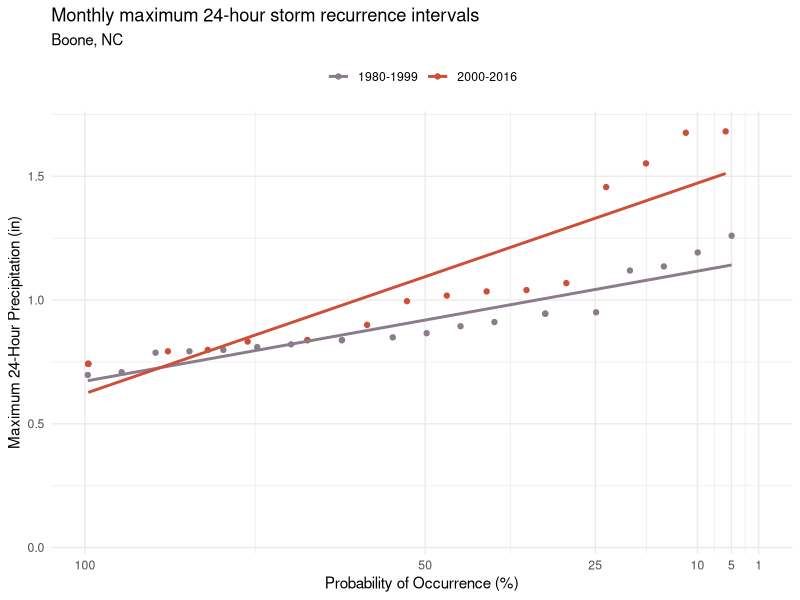
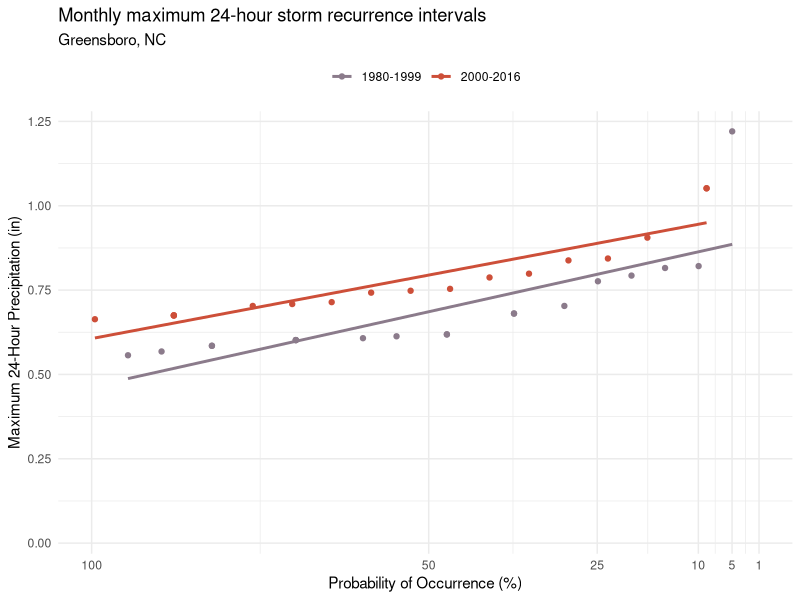
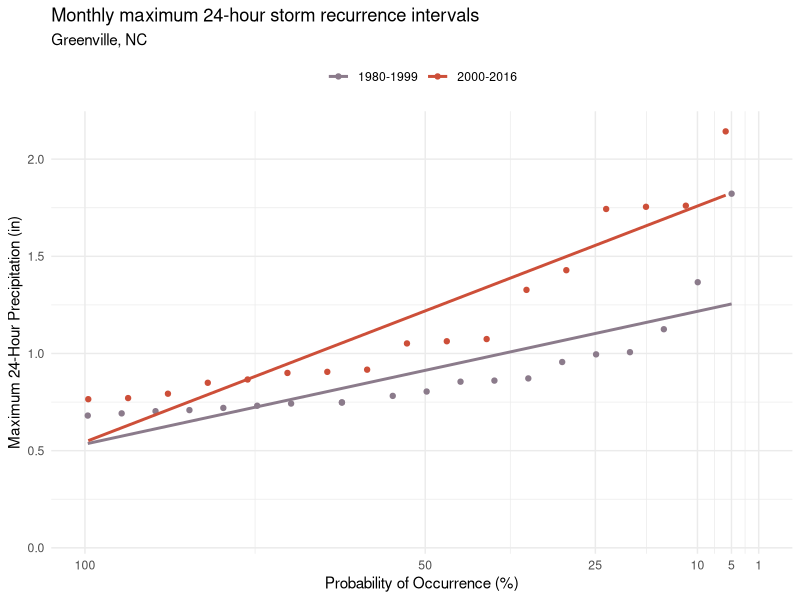
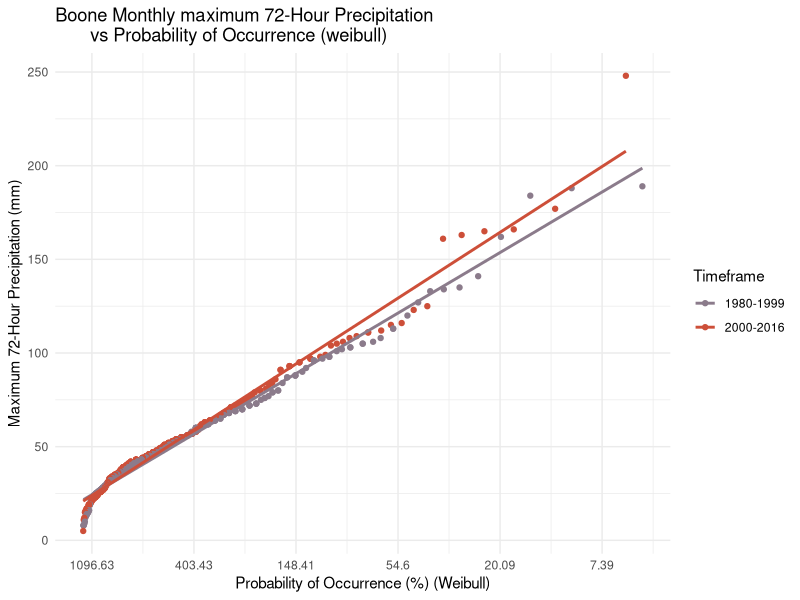
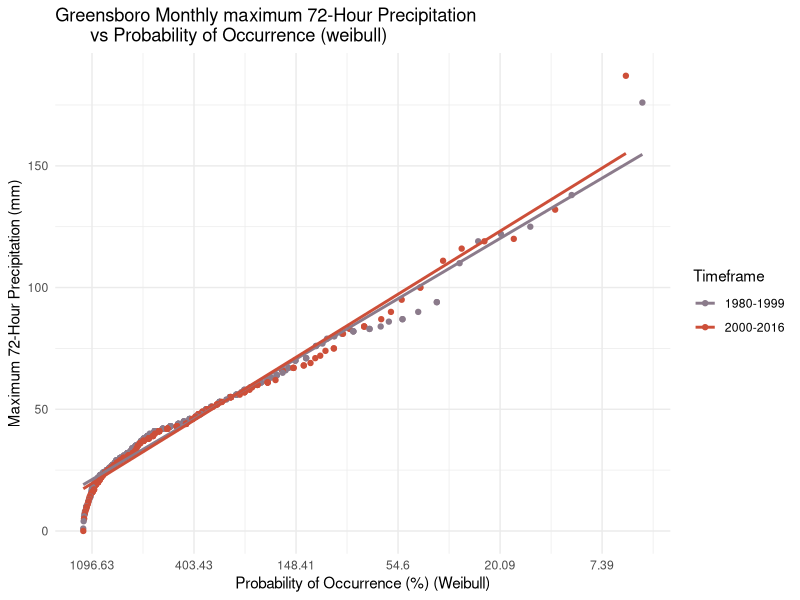
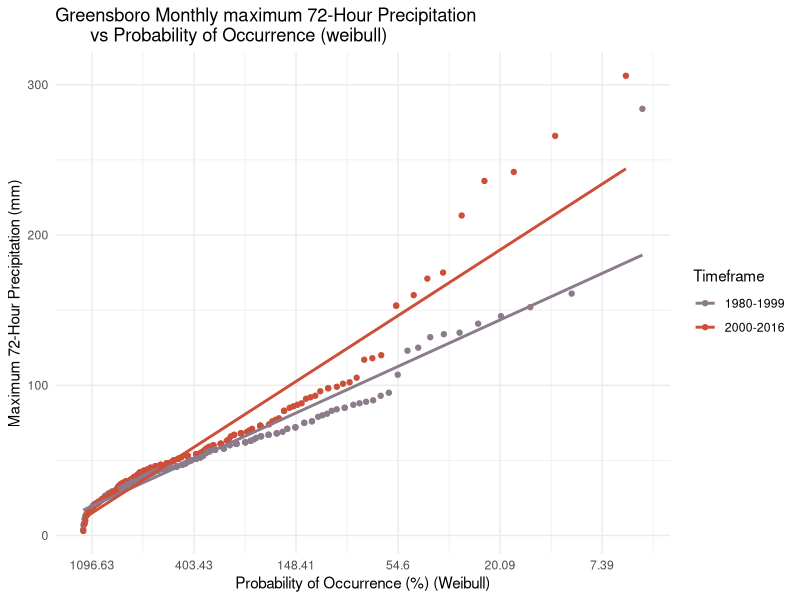
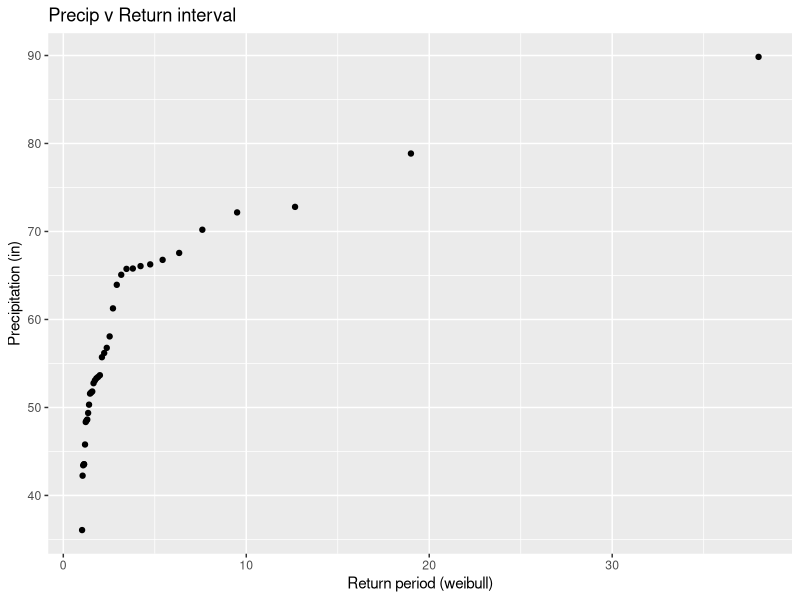
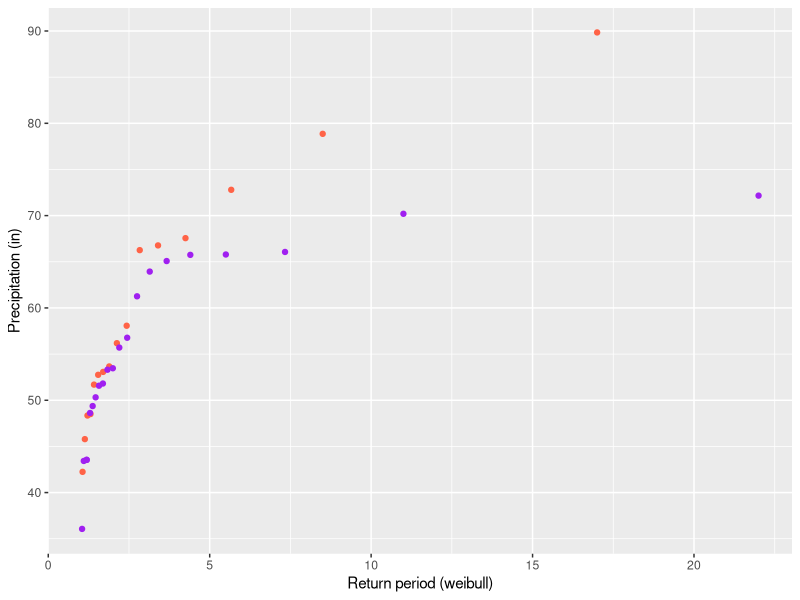

Write the R code that produced these figures, in order. (Note: this script raises an error after producing the figures.)
## ---- chunk 1
# load packages
library(readxl)
library(dplyr)
library(tidyverse)
library(zoo)
library(ggplot2)

# read in raw data
Greensboro_raw <- read_excel("Data/Hydrology_memo_2.xlsx", 
    sheet = "Greensboro_daily_precip_1980-pr", 
    col_types = c("date", "text", "numeric", 
        "numeric", "numeric"), na = "NaN")

Boone_raw <- read_excel("Data/Hydrology_memo_2.xlsx", 
    sheet = "Boone_daily_precip_1980-present", 
    col_types = c("date", "text", "numeric", 
        "numeric", "numeric"), na = "NaN")

Greenville_raw <- read_excel("Data/Hydrology_memo_2.xlsx", 
    sheet = "Greenville_daily_precip_1980-pr", 
    col_types = c("date", "text", "numeric", 
        "numeric", "numeric"), na = "NaN")

Boone_raw$`Area Weighted Mean Precipitation (mm per day)` <- 
  as.numeric(Boone_raw$`Area Weighted Mean Precipitation (mm per day)`)

Greensboro_raw$`Area Weighted Mean Precipitation (mm per day)` <- 
  as.numeric(Greensboro_raw$`Area Weighted Mean Precipitation (mm per day)`)

Greenville_raw$`Area Weighted Mean Precipitation (mm per day)` <- 
  as.numeric(Greenville_raw$`Area Weighted Mean Precipitation (mm per day)`)
## ---- chunk 2
Boone_rolling_sum <- Boone_raw %>%
  # Remove NAs for leap year issues
  drop_na(`Area Weighted Mean Precipitation (mm per day)`) %>% 
  mutate(
    # Rolling sums
    rolling_48hr = rollapply(`Area Weighted Mean Precipitation (mm per day)`, 
                             width = 2, FUN = sum, fill = NA, align = 'right'),
    rolling_72hr = rollapply(`Area Weighted Mean Precipitation (mm per day)`,
                             width = 3, FUN = sum, fill = NA, align = 'right')
  )

Greensboro_rolling_sum <- Greensboro_raw %>%
  # Remove NAs for leap year issues
  drop_na(`Area Weighted Mean Precipitation (mm per day)`) %>% 
  mutate(
    # Rolling sums
    rolling_48hr = rollapply(`Area Weighted Mean Precipitation (mm per day)`, 
                             width = 2, FUN = sum, fill = NA, align = 'right'),
    rolling_72hr = rollapply(`Area Weighted Mean Precipitation (mm per day)`, 
                             width = 3, FUN = sum, fill = NA, align = 'right')
  )

Greenville_rolling_sum <- Greenville_raw %>% 
  # Remove NAs for leap year issues
  drop_na(`Area Weighted Mean Precipitation (mm per day)`) %>% 
  mutate(
    # Rolling sums
    rolling_48hr = rollapply(`Area Weighted Mean Precipitation (mm per day)`,
                             width = 2, FUN = sum, fill = NA, align = 'right'),
    rolling_72hr = rollapply(`Area Weighted Mean Precipitation (mm per day)`, 
                             width = 3, FUN = sum, fill = NA, align = 'right')
  )
## ---- chunk 3
# Boone
# Take a moving average over a 7 day window
Boone_24hr <- Boone_raw %>%
  drop_na(`Area Weighted Mean Precipitation (mm per day)`) %>%
  mutate(weekly_avg_24hr_precip = rollmean(
    `Area Weighted Mean Precipitation (mm per day)`, 
    k = 7, #weekly rolling average
    fill = NA, 
    align = "right"))

# find monthly avg and max for 24 hour events
Boone_24hr_monthlyavg <- Boone_24hr %>% 
  slice(-1, -2, -3, -4, -5, -6) %>% #skip first three rows bc NA
  group_by(year,month) %>% 
  summarize(max_24_mm = max(weekly_avg_24hr_precip),
            avg_24_mm = mean(weekly_avg_24hr_precip)) %>% 
  mutate(Timeframe = as.factor(ifelse(year>=2000,"2000-2016","1980-1999")))


# Greensboro
# Take a moving average over a 7 day window
Greensboro_24hr <- Greensboro_raw %>%
  drop_na(`Area Weighted Mean Precipitation (mm per day)`) %>%
  mutate(weekly_avg_24hr_precip = rollmean(
    `Area Weighted Mean Precipitation (mm per day)`,
    k = 7, 
    fill = NA, 
    align = "right"))

#find monthly avg and max for 24 hour events
Greensboro_24hr_monthlyavg <- Greensboro_24hr %>% 
  slice(-1, -2, -3, -4, -5, -6) %>% #skip first three rows bc NA
  group_by(year,month) %>% 
  summarize(max_24_mm = max(weekly_avg_24hr_precip),
            avg_24_mm = mean(weekly_avg_24hr_precip)) %>% 
  mutate(Timeframe = as.factor(ifelse(year>=2000,"2000-2016","1980-1999")))


# Greenville
# moving average over 7 day window
Greenville_24hr <- Greenville_raw %>%
  drop_na(`Area Weighted Mean Precipitation (mm per day)`) %>%
  mutate(weekly_avg_24hr_precip = rollmean(
    `Area Weighted Mean Precipitation (mm per day)`, 
    k = 7, 
    fill = NA, 
    align = "right"))

# find monthly avg and max for 24 hour events
Greenville_24hr_monthlyavg <- Greenville_24hr %>% 
  slice(-1, -2, -3, -4, -5, -6) %>% #skip first three rows bc NA
  group_by(year,month) %>% 
  summarize(max_24_mm = max(weekly_avg_24hr_precip),
            avg_24_mm = mean(weekly_avg_24hr_precip)) %>% 
  mutate(Timeframe = as.factor(ifelse(year>=2000,"2000-2016","1980-1999")))


## ---- chunk 4
# Rank events and calculate return periods
# Boone
Boone_recurrence_24hr <- Boone_24hr_monthlyavg %>% 
  group_by(Timeframe) %>% 
  arrange(desc(max_24_mm)) %>% 
  mutate(
    Rank = rank(-max_24_mm),
    weibull_return_24hr = ((n()+1)/Rank),
    weibull_return_24_year = weibull_return_24hr/12,
    weibull_percent_likelihood=(1/weibull_return_24_year)*100*12,
    weibull_percent_likelihood_yr=(1/weibull_return_24_year)*100,
    hazen_percent_likelihood = 100*(2*Rank-1)/(2*n()),
    hazen_percent_likelihood_yr = 12*100*(2*Rank-1)/(2*n()),
    hazen_return_24hr = 100/hazen_percent_likelihood,
    hazen_return_24hr_year = hazen_return_24hr/12,
    log_prob_occurence_hazen = log(hazen_percent_likelihood_yr),
    log_prob_occurence_weibull = log(weibull_percent_likelihood_yr)
  )

# Greensboro
Greensboro_recurrence_24hr <- Greensboro_24hr_monthlyavg %>% 
  group_by(Timeframe) %>% 
  arrange(desc(max_24_mm)) %>% 
  mutate(
    Rank = rank(-max_24_mm),
    weibull_return_24hr = ((n()+1)/Rank),
    weibull_return_24_year = weibull_return_24hr/12,
    weibull_percent_likelihood=(1/weibull_return_24_year)*100*12,
    weibull_percent_likelihood_yr=(1/weibull_return_24_year)*100,
    hazen_percent_likelihood = 100*(2*Rank-1)/(2*n()),
    hazen_percent_likelihood_yr = 12*100*(2*Rank-1)/(2*n()),
    hazen_return_24hr = 100/hazen_percent_likelihood,
    hazen_return_24hr_year = hazen_return_24hr/12,
    log_prob_occurence_hazen = log(hazen_percent_likelihood_yr),
    log_prob_occurence_weibull = log(weibull_percent_likelihood_yr)
  )

# Greenville
Greenville_recurrence_24hr <- Greenville_24hr_monthlyavg %>% 
  group_by(Timeframe) %>% 
  arrange(desc(max_24_mm)) %>% 
  mutate(
    Rank = rank(-max_24_mm),
    weibull_return_24hr = ((n()+1)/Rank),
    weibull_return_24_year = weibull_return_24hr/12,
    weibull_percent_likelihood=(1/weibull_return_24_year)*100*12,
    weibull_percent_likelihood_yr=(1/weibull_return_24_year)*100,
    hazen_percent_likelihood = 100*(2*Rank-1)/(2*n()),
    hazen_percent_likelihood_yr = 12*100*(2*Rank-1)/(2*n()),
    hazen_return_24hr = 100/hazen_percent_likelihood,
    hazen_return_24hr_year = hazen_return_24hr/12,
    log_prob_occurence_hazen = log(hazen_percent_likelihood_yr),
    log_prob_occurence_weibull = log(weibull_percent_likelihood_yr)
  )

## ---- chunk 5
# Boone
#Take the maximum 72hr event for each month across all years
Boone_72hr_monthlyavg <- Boone_rolling_sum %>% 
  slice(-1, -2) %>% #skip first two rows bc NA
  group_by(year,month) %>% 
  summarize(max_72hr_mm = max(rolling_72hr),
            avg_72hr_mm = mean(rolling_72hr)) %>% 
  mutate(Timeframe = as.factor(ifelse(year>=2000,"2000-2016","1980-1999")))

#calculate recurrence intervals for each monthly maximum event across all years
Boone_72hr_recurrence<- Boone_72hr_monthlyavg %>% 
  group_by(Timeframe) %>% 
  arrange(desc(max_72hr_mm)) %>% 
  mutate(
    Rank = rank(-max_72hr_mm),
    weibull_return_72hr = ((n()+1)/Rank),
    weibull_return_72_year = weibull_return_72hr/12,
    weibull_percent_likelihood=(1/weibull_return_72_year)*100*12,
    weibull_percent_likelihood_yr=(1/weibull_return_72_year)*100,
    hazen_percent_likelihood = 100*(2*Rank-1)/(2*n()),
    hazen_percent_likelihood_yr = 12*100*(2*Rank-1)/(2*n()),
    hazen_return_72hr = 100/hazen_percent_likelihood,
    hazen_return_72hr_year = hazen_return_72hr/12,
    log_prob_occurence_hazen = log(hazen_percent_likelihood_yr),
    log_prob_occurence_weibull = log(weibull_percent_likelihood_yr)
  )

# Greensboro
Greensboro_72hr_monthlyavg <- Greensboro_rolling_sum %>% 
  slice(-1, -2) %>% #skip first two rows bc NA
  group_by(year,month) %>% 
  summarize(max_72hr_mm = max(rolling_72hr),
            avg_72hr_mm = mean(rolling_72hr)) %>% 
  mutate(Timeframe = as.factor(ifelse(year>=2000,"2000-2016","1980-1999")))

#calculate recurrence intervals for each monthly maximum event across all years
Greensboro_72hr_recurrence<- Greensboro_72hr_monthlyavg %>% 
  group_by(Timeframe) %>% 
  arrange(desc(max_72hr_mm)) %>% 
  mutate(
    Rank = rank(-max_72hr_mm),
    weibull_return_72hr = ((n()+1)/Rank),
    weibull_return_72_year = weibull_return_72hr/12,
    weibull_percent_likelihood=(1/weibull_return_72_year)*100*12,
    weibull_percent_likelihood_yr=(1/weibull_return_72_year)*100,
    hazen_percent_likelihood = 100*(2*Rank-1)/(2*n()),
    hazen_percent_likelihood_yr = 12*100*(2*Rank-1)/(2*n()),
    hazen_return_72hr = 100/hazen_percent_likelihood,
    hazen_return_72hr_year = hazen_return_72hr/12,
    log_prob_occurence_hazen = log(hazen_percent_likelihood_yr),
    log_prob_occurence_weibull = log(weibull_percent_likelihood_yr)
  )

# Greenville
Greenville_72hr_monthlyavg <- Greenville_rolling_sum %>% 
  slice(-1, -2) %>% #skip first two rows bc NA
  group_by(year,month) %>% 
  summarize(max_72hr_mm = max(rolling_72hr),
            avg_72hr_mm = mean(rolling_72hr)) %>% 
  mutate(Timeframe = as.factor(ifelse(year>=2000,"2000-2016","1980-1999")))

#calculate recurrence intervals for each monthly maximum event across all years
Greenville_72hr_recurrence<- Greenville_72hr_monthlyavg %>% 
  group_by(Timeframe) %>% 
  arrange(desc(max_72hr_mm)) %>% 
  mutate(
    Rank = rank(-max_72hr_mm),
    weibull_return_72hr = ((n()+1)/Rank),
    weibull_return_72_year = weibull_return_72hr/12,
    weibull_percent_likelihood=(1/weibull_return_72_year)*100*12,
    weibull_percent_likelihood_yr=(1/weibull_return_72_year)*100,
    hazen_percent_likelihood = 100*(2*Rank-1)/(2*n()),
    hazen_percent_likelihood_yr = 12*100*(2*Rank-1)/(2*n()),
    hazen_return_72hr = 100/hazen_percent_likelihood,
    hazen_return_72hr_year = hazen_return_72hr/12,
    log_prob_occurence_hazen = log(hazen_percent_likelihood_yr),
    log_prob_occurence_weibull = log(weibull_percent_likelihood_yr)
  )
## ---- chunk 6
# Boone

Boone_24hr_plot_hazen <- Boone_recurrence_24hr %>%
  ggplot(aes(x = log_prob_occurence_hazen, 
             y = max_24_mm, 
             color = Timeframe)) +
  geom_point() +
  geom_smooth(method = "lm", se = FALSE) +
  labs(x = "Probability of Occurrence (%) (Hazen)", 
       y = "Maximum 24-Hour Precipitation (mm)", 
       title = "Boone Monthly maximum 24-Hour Precipitation vs Probability of Occurrence (Hazen)") +
  theme_minimal() +
  scale_color_manual(values = c("thistle4", "tomato3"))+
  scale_x_reverse(  # Keep the x-axis reversed
    labels = function(x) round(exp(x), 2)  # Convert log values back to probabilities for labels
  )

Boone_24hr_plot_weibull <- Boone_recurrence_24hr %>%
  ggplot(aes(x = weibull_percent_likelihood_yr, 
             y = max_24_mm/25.4, 
             color = Timeframe)) +
  geom_point() +
  geom_smooth(method = "lm", se = FALSE) +
  labs(x = "Probability of Occurrence (%)", 
       y = "Maximum 24-Hour Precipitation (in)", 
       title = "Monthly maximum 24-hour storm recurrence intervals",
       subtitle = "Boone, NC",
       color = NULL) +
  theme_minimal() +
  scale_color_manual(values = c("thistle4", "tomato3"))+
  scale_x_log10(
    trans = "reverse",  # Reverse the log10 x-axis
    limits = c(100, 1),  # Set the x-axis limits from 100 to 1
    breaks = c(100, 50, 25, 10, 5, 1),  # Custom breaks
    labels = c(100, 50, 25, 10, 5, 1)  # Custom labels for breaks
  )+ 
  theme(legend.position = "top")

Boone_24hr_plot_weibull
## ---- chunk 7
Greensboro_24hr_plot_weibull <- Greensboro_recurrence_24hr %>%
  ggplot(aes(x = weibull_percent_likelihood_yr, 
             y = max_24_mm/25.4, 
             color = Timeframe)) +
  geom_point() +
  geom_smooth(method = "lm", se = FALSE) +
  labs(x = "Probability of Occurrence (%)", 
       y = "Maximum 24-Hour Precipitation (in)", 
       title = "Monthly maximum 24-hour storm recurrence intervals",
       subtitle = "Greensboro, NC",
       color = NULL) +
  theme_minimal() +
  scale_color_manual(values = c("thistle4", "tomato3"))+
  scale_x_log10(
    trans = "reverse",  # Reverse the log10 x-axis
    limits = c(100, 1),  # Set the x-axis limits from 100 to 1
    breaks = c(100, 50, 25, 10, 5, 1),  # Custom breaks
    labels = c(100, 50, 25, 10, 5, 1)  # Custom labels for breaks
  )+ 
  theme(legend.position = "top")


Greensboro_24hr_plot_weibull
## ---- chunk 8
Greenville_24hr_plot_weibull <- Greenville_recurrence_24hr %>%
  ggplot(aes(x = weibull_percent_likelihood_yr, 
             y = max_24_mm/25.4, 
             color = Timeframe)) +
  geom_point() +
  geom_smooth(method = "lm", se = FALSE) +
  labs(x = "Probability of Occurrence (%)", 
       y = "Maximum 24-Hour Precipitation (in)", 
       title = "Monthly maximum 24-hour storm recurrence intervals",
       subtitle = "Greenville, NC",
       color = NULL) +
  theme_minimal() +
  scale_color_manual(values = c("thistle4", "tomato3"))+
  scale_x_log10(
    trans = "reverse",  # Reverse the log10 x-axis
    limits = c(100, 1),  # Set the x-axis limits from 100 to 1
    breaks = c(100, 50, 25, 10, 5, 1),  # Custom breaks
    labels = c(100, 50, 25, 10, 5, 1)  # Custom labels for breaks
  )+ 
  theme(legend.position = "top")


Greenville_24hr_plot_weibull
## ---- chunk 9
#weibull
# Define probabilities of occurrence
probabilities <- c(1, 2, 4, 10)

# Create an empty list to store results
results <- list()

# Step 1: Loop through each timeframe and fit models
for (tf in levels(Boone_recurrence_24hr$Timeframe)) {
  
  # Filter data for the current timeframe
  data_subset <- Boone_recurrence_24hr %>% 
    filter(Timeframe == tf)
  
  # Step 2: Fit a linear model
  model <- lm(max_24_mm ~ log_prob_occurence_weibull, data = data_subset)
  
  # Step 3: Create a new data frame for predictions
  new_data <- data.frame(log_prob_occurence_weibull = log(probabilities))
  
  # Step 4: Make predictions using the model
  predicted_precipitation <- predict(model, newdata = new_data)
  
  # Step 5: Combine the predictions with the corresponding probabilities and timeframe
  predicted_results <- data.frame(
    Probability = probabilities,
    Timeframe = tf,
    Predicted_Precipitation_24hr_mm = predicted_precipitation
  )
  
  # Step 6: Store the results in the list
  results[[tf]] <- predicted_results
}

# Step 7: Combine all results into a single data frame
final_results <- bind_rows(results)

# Display the predicted precipitation for each timeframe
print(final_results)

## ---- chunk 10
prob_4_percent_value <- final_results %>%
  filter(Timeframe == '1980-1999', Probability == 4) %>%
  pull(Predicted_Precipitation_24hr_mm)

boone_monthly_new_data <- Boone_24hr_monthlyavg %>% 
  filter(Timeframe=='2000-2016') %>% 
  group_by(month) %>% 
  summarise(avg=mean(max_24_mm),
            max=max(max_24_mm),
            exceed_count = sum(max_24_mm > prob_4_percent_value)) %>% 
  
  ungroup()

boone_monthly_old_data <-  Boone_24hr_monthlyavg %>% 
  filter(Timeframe=='1980-1999') %>% 
  group_by(month) %>% 
  summarise(avg=mean(max_24_mm),
            max=max(max_24_mm)) %>% 
  ungroup()
## ---- chunk 11
#weibull
# Define probabilities of occurrence
probabilities <- c(1, 2, 4, 10)

# Create an empty list to store results
results <- list()

# Step 1: Loop through each timeframe and fit models
for (tf in levels(Greensboro_recurrence_24hr$Timeframe)) {
  
  # Filter data for the current timeframe
  data_subset <- Greensboro_recurrence_24hr %>% 
    filter(Timeframe == tf)
  
  # Step 2: Fit a linear model
  model <- lm(max_24_mm ~ log_prob_occurence_weibull, data = data_subset)
  
  # Step 3: Create a new data frame for predictions
  new_data <- data.frame(log_prob_occurence_weibull = log(probabilities))
  
  # Step 4: Make predictions using the model
  predicted_precipitation <- predict(model, newdata = new_data)
  
  # Step 5: Combine the predictions with the corresponding probabilities and timeframe
  predicted_results <- data.frame(
    Probability = probabilities,
    Timeframe = tf,
    Predicted_Precipitation_24hr_mm = predicted_precipitation
  )
  
  # Step 6: Store the results in the list
  results[[tf]] <- predicted_results
}

# Step 7: Combine all results into a single data frame
final_results <- bind_rows(results)

# Display the predicted precipitation for each timeframe
print(final_results)

## ---- chunk 12
#hazen
# Define probabilities of occurrence
probabilities <- c(1, 2, 4, 10)

# Create an empty list to store results
results <- list()

# Step 1: Loop through each timeframe and fit models
for (tf in levels(Greensboro_recurrence_24hr$Timeframe)) {
  
  # Filter data for the current timeframe
  data_subset <- Greensboro_recurrence_24hr %>% 
    filter(Timeframe == tf)
  
  # Step 2: Fit a linear model
  model <- lm(max_24_mm ~ log_prob_occurence_hazen, data = data_subset)
  
  # Step 3: Create a new data frame for predictions
  new_data <- data.frame(log_prob_occurence_hazen = log(probabilities))
  
  # Step 4: Make predictions using the model
  predicted_precipitation <- predict(model, newdata = new_data)
  
  # Step 5: Combine the predictions with the corresponding probabilities and timeframe
  predicted_results <- data.frame(
    Probability = probabilities,
    Timeframe = tf,
    Predicted_Precipitation_24hr_mm = predicted_precipitation
  )
  
  # Step 6: Store the results in the list
  results[[tf]] <- predicted_results
}

# Step 7: Combine all results into a single data frame
final_results <- bind_rows(results)

# Display the predicted precipitation for each timeframe
print(final_results)

## ---- chunk 13
monthly_new_data_greensboro <- Greensboro_24hr_monthlyavg %>% 
  filter(Timeframe== '2000-2016' ) %>% 
  group_by(month) %>% 
  summarise(avg=mean(max_24_mm),
            max=max(max_24_mm)) %>% 
  ungroup()

monthly_old_data_greensboro <- Greensboro_24hr_monthlyavg %>% 
  filter(Timeframe== '1980-1999' ) %>% 
  group_by(month) %>% 
  summarise(avg=mean(max_24_mm),
            max=max(max_24_mm)) %>% 
  ungroup()
## ---- chunk 14
#weibull
# Define probabilities of occurrence
probabilities <- c(1, 2, 4, 10)

# Create an empty list to store results
results <- list()

# Step 1: Loop through each timeframe and fit models
for (tf in levels(Greenville_recurrence_24hr$Timeframe)) {
  
  # Filter data for the current timeframe
  data_subset <- Greenville_recurrence_24hr %>% 
    filter(Timeframe == tf)
  
  # Step 2: Fit a linear model
  model <- lm(max_24_mm ~ log_prob_occurence_weibull, data = data_subset)
  
  # Step 3: Create a new data frame for predictions
  new_data <- data.frame(log_prob_occurence_weibull = log(probabilities))
  
  # Step 4: Make predictions using the model
  predicted_precipitation <- predict(model, newdata = new_data)
  
  # Step 5: Combine the predictions with the corresponding probabilities and timeframe
  predicted_results <- data.frame(
    Probability = probabilities,
    Timeframe = tf,
    Predicted_Precipitation_24hr_mm = predicted_precipitation
  )
  
  # Step 6: Store the results in the list
  results[[tf]] <- predicted_results
}

# Step 7: Combine all results into a single data frame
final_results <- bind_rows(results)

# Display the predicted precipitation for each timeframe
print(final_results)

## ---- chunk 15
#hazen
# Define probabilities of occurrence
probabilities <- c(1, 2, 4, 10)

# Create an empty list to store results
results <- list()

# Step 1: Loop through each timeframe and fit models
for (tf in levels(Greenville_recurrence_24hr$Timeframe)) {
  
  # Filter data for the current timeframe
  data_subset <- Greenville_recurrence_24hr %>% 
    filter(Timeframe == tf)
  
  # Step 2: Fit a linear model
  model <- lm(max_24_mm ~ log_prob_occurence_hazen, data = data_subset)
  
  # Step 3: Create a new data frame for predictions
  new_data <- data.frame(log_prob_occurence_hazen = log(probabilities))
  
  # Step 4: Make predictions using the model
  predicted_precipitation <- predict(model, newdata = new_data)
  
  # Step 5: Combine the predictions with the corresponding probabilities and timeframe
  predicted_results <- data.frame(
    Probability = probabilities,
    Timeframe = tf,
    Predicted_Precipitation_24hr_mm = predicted_precipitation
  )
  
  # Step 6: Store the results in the list
  results[[tf]] <- predicted_results
}

# Step 7: Combine all results into a single data frame
final_results <- bind_rows(results)

# Display the predicted precipitation for each timeframe
print(final_results)

## ---- chunk 16
monthly_new_data_Greenville <- Greenville_24hr_monthlyavg %>% 
  filter(Timeframe== '2000-2016' ) %>% 
  group_by(month) %>% 
  summarise(avg=mean(max_24_mm),
            max=max(max_24_mm)) %>% 
  ungroup()

monthly_old_data_Greenville <- Greenville_24hr_monthlyavg %>% 
  filter(Timeframe== '1980-1999' ) %>% 
  group_by(month) %>% 
  summarise(avg=mean(max_24_mm),
            max=max(max_24_mm)) %>% 
  ungroup()
## ---- chunk 17
# Boone
Boone_72hr_plot_weibull <- Boone_72hr_recurrence %>%
  ggplot(aes(x = log_prob_occurence_weibull, 
             y = max_72hr_mm, 
             color = Timeframe)) +
  geom_point() +
  geom_smooth(method = "lm", se = FALSE) +
  labs(x = "Probability of Occurrence (%) (Weibull)", 
       y = "Maximum 72-Hour Precipitation (mm)", 
       title = "Boone Monthly maximum 72-Hour Precipitation
       vs Probability of Occurrence (weibull)") +
  theme_minimal() +
  scale_color_manual(values = c("thistle4", "tomato3"))+
  scale_x_reverse(  # Keep the x-axis reversed
    labels = function(x) round(exp(x), 2)  # Convert log values back to probabilities for labels
  )

Boone_72hr_plot_weibull

## ---- chunk 18
#weibull
# Define probabilities of occurrence
probabilities <- c(1, 2, 4, 10)

# Create an empty list to store results
results <- list()

# Step 1: Loop through each timeframe and fit models
for (tf in levels(Boone_72hr_recurrence$Timeframe)) {
  
  # Filter data for the current timeframe
  data_subset <- Boone_72hr_recurrence %>% 
    filter(Timeframe == tf)
  
  # Step 2: Fit a linear model
  model <- lm(max_72hr_mm ~ log_prob_occurence_weibull, data = data_subset)
  
  # Step 3: Create a new data frame for predictions
  new_data <- data.frame(log_prob_occurence_weibull = log(probabilities))
  
  # Step 4: Make predictions using the model
  predicted_precipitation <- predict(model, newdata = new_data)
  
  # Step 5: Combine the predictions with the corresponding probabilities and timeframe
  predicted_results <- data.frame(
    Probability = probabilities,
    Timeframe = tf,
    Boone_Predicted_Precipitation_72hr_mm = predicted_precipitation
  )
  
  # Step 6: Store the results in the list
  results[[tf]] <- predicted_results
}

# Step 7: Combine all results into a single data frame
final_results <- bind_rows(results)

# Display the predicted precipitation for each timeframe
print(final_results)

## ---- chunk 19
boone_monthly_new_data_72 <- Boone_72hr_monthlyavg %>% 
  filter(Timeframe=='2000-2016') %>% 
  group_by(month) %>% 
  summarise(avg=mean(max_72hr_mm),
            max=max(max_72hr_mm)) %>% 
  ungroup()

boone_monthly_old_data_72 <-  Boone_72hr_monthlyavg %>% 
  filter(Timeframe=='1980-1999') %>% 
  group_by(month) %>% 
  summarise(avg=mean(max_72hr_mm),
            max=max(max_72hr_mm)) %>% 
  ungroup()
## ---- chunk 20
# Greensboro
Greensboro_72hr_plot_weibull <- Greensboro_72hr_recurrence %>%
  ggplot(aes(x = log_prob_occurence_weibull, 
             y = max_72hr_mm, 
             color = Timeframe)) +
  geom_point() +
  geom_smooth(method = "lm", se = FALSE) +
  labs(x = "Probability of Occurrence (%) (Weibull)", 
       y = "Maximum 72-Hour Precipitation (mm)", 
       title = "Greensboro Monthly maximum 72-Hour Precipitation
       vs Probability of Occurrence (weibull)") +
  theme_minimal() +
  scale_color_manual(values = c("thistle4", "tomato3"))+
  scale_x_reverse(  # Keep the x-axis reversed
    labels = function(x) round(exp(x), 2)  # Convert log values back to probabilities for labels
  )

Greensboro_72hr_plot_weibull

## ---- chunk 21
#weibull
# Define probabilities of occurrence
probabilities <- c(1, 2, 4, 10)

# Create an empty list to store results
results <- list()

# Step 1: Loop through each timeframe and fit models
for (tf in levels(Greensboro_72hr_recurrence$Timeframe)) {
  
  # Filter data for the current timeframe
  data_subset <- Greensboro_72hr_recurrence %>% 
    filter(Timeframe == tf)
  
  # Step 2: Fit a linear model
  model <- lm(max_72hr_mm ~ log_prob_occurence_weibull, data = data_subset)
  
  # Step 3: Create a new data frame for predictions
  new_data <- data.frame(log_prob_occurence_weibull = log(probabilities))
  
  # Step 4: Make predictions using the model
  predicted_precipitation <- predict(model, newdata = new_data)
  
  # Step 5: Combine the predictions with the corresponding probabilities and timeframe
  predicted_results <- data.frame(
    Probability = probabilities,
    Timeframe = tf,
    Greensboro_Predicted_Precipitation_72hr_mm = predicted_precipitation
  )
  
  # Step 6: Store the results in the list
  results[[tf]] <- predicted_results
}

# Step 7: Combine all results into a single data frame
final_results <- bind_rows(results)

# Display the predicted precipitation for each timeframe
print(final_results)

## ---- chunk 22
Greensboro_monthly_new_data_72 <- Greensboro_72hr_monthlyavg %>% 
  filter(Timeframe=='2000-2016') %>% 
  group_by(month) %>% 
  summarise(avg=mean(max_72hr_mm),
            max=max(max_72hr_mm)) %>% 
  ungroup()

Greensboro_monthly_old_data_72 <-  Greensboro_72hr_monthlyavg %>% 
  filter(Timeframe=='1980-1999') %>% 
  group_by(month) %>% 
  summarise(avg=mean(max_72hr_mm),
            max=max(max_72hr_mm)) %>% 
  ungroup()
## ---- chunk 23
# Greenville
Greenville_72hr_plot_weibull <- Greenville_72hr_recurrence %>%
  ggplot(aes(x = log_prob_occurence_weibull, 
             y = max_72hr_mm, 
             color = Timeframe)) +
  geom_point() +
  geom_smooth(method = "lm", se = FALSE) +
  labs(x = "Probability of Occurrence (%) (Weibull)", 
       y = "Maximum 72-Hour Precipitation (mm)", 
       title = "Greensboro Monthly maximum 72-Hour Precipitation
       vs Probability of Occurrence (weibull)") +
  theme_minimal() +
  scale_color_manual(values = c("thistle4", "tomato3"))+
  scale_x_reverse(  # Keep the x-axis reversed
    labels = function(x) round(exp(x), 2)  # Convert log values back to probabilities for labels
  )

Greenville_72hr_plot_weibull

## ---- chunk 24
#weibull
# Define probabilities of occurrence
probabilities <- c(1, 2, 4, 10)

# Create an empty list to store results
results <- list()

# Step 1: Loop through each timeframe and fit models
for (tf in levels(Greenville_72hr_recurrence$Timeframe)) {
  
  # Filter data for the current timeframe
  data_subset <- Greenville_72hr_recurrence %>% 
    filter(Timeframe == tf)
  
  # Step 2: Fit a linear model
  model <- lm(max_72hr_mm ~ log_prob_occurence_weibull, data = data_subset)
  
  # Step 3: Create a new data frame for predictions
  new_data <- data.frame(log_prob_occurence_weibull = log(probabilities))
  
  # Step 4: Make predictions using the model
  predicted_precipitation <- predict(model, newdata = new_data)
  
  # Step 5: Combine the predictions with the corresponding probabilities and timeframe
  predicted_results <- data.frame(
    Probability = probabilities,
    Timeframe = tf,
    Greenville_Predicted_Precipitation_72hr_mm = predicted_precipitation
  )
  
  # Step 6: Store the results in the list
  results[[tf]] <- predicted_results
}

# Step 7: Combine all results into a single data frame
final_results <- bind_rows(results)

# Display the predicted precipitation for each timeframe
print(final_results)

## ---- chunk 25
Greenville_monthly_new_data_72 <- Greenville_72hr_monthlyavg %>% 
  filter(Timeframe=='2000-2016') %>% 
  group_by(month) %>% 
  summarise(avg=mean(max_72hr_mm),
            max=max(max_72hr_mm)) %>% 
  ungroup()

Greenville_monthly_old_data_72 <-  Greenville_72hr_monthlyavg %>% 
  filter(Timeframe=='1980-1999') %>% 
  group_by(month) %>% 
  summarise(avg=mean(max_72hr_mm),
            max=max(max_72hr_mm)) %>% 
  ungroup()
## ---- chunk 26
Boone_annual_precip <- Boone_raw %>% 
  drop_na(`Area Weighted Mean Precipitation (mm per day)`) %>% #remove NAs for Dec 31 in leap years
  group_by(year) %>% 
  summarise(Annual_precip_mm = sum(`Area Weighted Mean Precipitation (mm per day)`) ) %>% 
  mutate(Annual_precip_in = (`Annual_precip_mm`/25.4))

Greensboro_annual_precip <- Greensboro_raw %>% 
  drop_na(`Area Weighted Mean Precipitation (mm per day)`) %>% #remove NAs for Dec 31 in leap years
  group_by(year) %>% 
  summarise(Annual_precip_mm = sum(`Area Weighted Mean Precipitation (mm per day)`) )%>% 
  mutate(Annual_precip_in = (`Annual_precip_mm`/25.4))

Greenville_annual_precip <- Greenville_raw %>% 
  drop_na(`Area Weighted Mean Precipitation (mm per day)`) %>% #remove NAs for Dec 31 in leap years
  group_by(year) %>% 
  summarise(Annual_precip_mm = sum(`Area Weighted Mean Precipitation (mm per day)`) )%>% 
  mutate(Annual_precip_in = (`Annual_precip_mm`/25.4))
## ---- chunk 27
#looking at all of the data
Boone_annual_sorted <- Boone_annual_precip %>% 
  arrange(desc(Annual_precip_in))
Boone_annual_sorted$Rank = rank(-Boone_annual_sorted$Annual_precip_in)

#pre-2001
Boone_annual_sorted_old <- Boone_annual_precip[1:21,]%>% 
  arrange(desc(Annual_precip_in))
Boone_annual_sorted_old$Rank = rank(-Boone_annual_sorted_old$Annual_precip_in)

#post-2001
Boone_annual_sorted_new <- Boone_annual_precip[22:37,]%>% 
  arrange(desc(Annual_precip_in))
Boone_annual_sorted_new$Rank = rank(-Boone_annual_sorted_new$Annual_precip_in)                                              


Greensboro_annual_sorted <- Greensboro_annual_precip %>% 
  arrange(desc(Annual_precip_in))
Greensboro_annual_sorted$Rank = rank(-Greensboro_annual_sorted$Annual_precip_in)

Greenville_annual_sorted <- Greenville_annual_precip %>% 
  arrange(desc(Annual_precip_in))
Greenville_annual_sorted$Rank = rank(-Greenville_annual_sorted$Annual_precip_in)

## ---- chunk 28
n_all = 37 #number of events
Boone_annual_sorted <- Boone_annual_sorted %>% 
  mutate(weibull_return = (n_all+1)/Rank) %>% 
  mutate(hazen_return = 100/(100*(2*Rank-1)/(2*n_all)))

n_old = 21
Boone_annual_sorted_old <- Boone_annual_sorted_old %>% 
  mutate(weibull_return = (n_old+1)/Rank) %>% 
  mutate(hazen_return = 100/(100*(2*Rank-1)/(2*n_old)))

n_new= 16
Boone_annual_sorted_new <- Boone_annual_sorted_new %>% 
  mutate(weibull_return = (n_new+1)/Rank) %>% 
  mutate(hazen_return = 100/(100*(2*Rank-1)/(2*n_new)))

## ---- chunk 29
boone_annual_plot<- 
  ggplot((Boone_annual_sorted),
         #choosing variables
         aes(
           y = Annual_precip_in,
           x = weibull_return
         )) +
  geom_point()+
  ggtitle("Precip v Return interval")+
  labs(y= "Precipitation (in)", x= "Return period (weibull)")
boone_annual_plot

boone_new_old <- ggplot() +
  geom_point(data=Boone_annual_sorted_new, aes(y=Annual_precip_in, x=weibull_return), color = 'tomato')+
  geom_point(data=Boone_annual_sorted_old, aes(y=Annual_precip_in, x=weibull_return), color = 'purple')+
  labs(y= "Precipitation (in)", x= "Return period (weibull)")

boone_new_old
## ---- chunk 30
Boone_max_storms <- Boone_rolling_sum %>%
  group_by(year) %>%
  summarise(
    max_24hr = max(`Area Weighted Mean Precipitation (mm per day)`, na.rm = TRUE),
    max_48hr = max(rolling_48hr, na.rm = TRUE),
    max_72hr = max(rolling_72hr, na.rm = TRUE)
  )

Greensboro_max_storms <- Greensboro_rolling_sum %>%
  group_by(year) %>%
  summarise(
    max_24hr = max(`Area Weighted Mean Precipitation (mm per day)`, na.rm = TRUE),
    max_48hr = max(rolling_48hr, na.rm = TRUE),
    max_72hr = max(rolling_72hr, na.rm = TRUE)
  )

Greenville_max_storms <- Greenville_rolling_sum %>%
  group_by(year) %>%
  summarise(
    max_24hr = max(`Area Weighted Mean Precipitation (mm per day)`, na.rm = TRUE),
    max_48hr = max(rolling_48hr, na.rm = TRUE),
    max_72hr = max(rolling_72hr, na.rm = TRUE)
  )
## ---- chunk 31
# Step 4: Rank and calculate recurrence intervals for old period
n_old = nrow(Boone_old)
Boone_old <- Boone_old %>%
  arrange(desc(max_24hr)) %>%
  mutate(Rank_24hr = rank(-max_24hr),
         weibull_return_24hr = (n_old + 1) / Rank_24hr,
         hazen_return_24hr = (n_old + 0.5) / Rank_24hr) %>%
  arrange(desc(max_48hr)) %>%
  mutate(Rank_48hr = rank(-max_48hr),
         weibull_return_48hr = (n_old + 1) / Rank_48hr,
         hazen_return_48hr = (n_old + 0.5) / Rank_48hr) %>%
  arrange(desc(max_72hr)) %>%
  mutate(Rank_72hr = rank(-max_72hr),
         weibull_return_72hr = (n_old + 1) / Rank_72hr,
         hazen_return_72hr = (n_old + 0.5) / Rank_72hr)

# Step 4: Rank and calculate recurrence intervals for new period
n_new = nrow(Boone_new)
Boone_new <- Boone_new %>%
  arrange(desc(max_24hr)) %>%
  mutate(Rank_24hr = rank(-max_24hr),
         weibull_return_24hr = (n_new + 1) / Rank_24hr,
         hazen_return_24hr = (n_new + 0.5) / Rank_24hr) %>%
  arrange(desc(max_48hr)) %>%
  mutate(Rank_48hr = rank(-max_48hr),
         weibull_return_48hr = (n_new + 1) / Rank_48hr,
         hazen_return_48hr = (n_new + 0.5) / Rank_48hr) %>%
  arrange(desc(max_72hr)) %>%
  mutate(Rank_72hr = rank(-max_72hr),
         weibull_return_72hr = (n_new + 1) / Rank_72hr,
         hazen_return_72hr = (n_new + 0.5) / Rank_72hr)

## ---- chunk 32
# Boone 
Boone_sorted <- Boone_raw %>% 
  arrange(desc(`Area Weighted Mean Precipitation (mm per day)`))
Boone_top_50 <- Boone_sorted[1:50, ]

# Greensboro
Greensboro_sorted <- Greensboro_raw %>% 
  arrange(desc(`Area Weighted Mean Precipitation (mm per day)`))
Greensboro_top_50 <- Greensboro_sorted[1:50, ]

# Greenville
Greenville_sorted <- Greenville_raw %>% 
  arrange(desc(`Area Weighted Mean Precipitation (mm per day)`))
Greenville_top_50 <- Greenville_sorted[1:50, ]

## ---- chunk 33
# Function to check rainfall duration for each large event
get_rain_duration <- function(data, date, window = 7) {
  # Find the index of the current date
  index <- which(data$Date == date)
  
  start_index <- max(1, index - window)  # Ensure we don't go out of bounds
  end_index <- min(nrow(data), index + window)  # Ensure we don't exceed the last row
  
  # Precipitation values in the 10 days before and after the event
  precip_values <- 
    data$`Area Weighted Mean Precipitation (mm per day)`[start_index:end_index]
  
  # Event day is the center, which is at index
  event_day_precip <- 
    data$`Area Weighted Mean Precipitation (mm per day)`[index]
  
  # Identify how long the event lasted (precipitation > 0)
  event_duration <- sum(precip_values > 4)
  
  return(event_duration)
}

# Apply the function for each of the top 50 values for each city 
Boone_durations <- sapply(1:nrow(Boone_top_50), function(i) {
  date <- Boone_top_50$Date[i]  # Get the date of the top 50th event
  get_rain_duration(Boone_raw, date)  # Calculate the rain duration for that event
})
Greensboro_durations <- sapply(1:nrow(Greensboro_top_50), function(i) {
  date <- Greensboro_top_50$Date[i]  # Get the date of the top 50th event
  get_rain_duration(Greensboro_raw, date)  # Calculate the rain duration for that event
})
Greenville_durations <- sapply(1:nrow(Greenville_top_50), function(i) {
  date <- Greenville_top_50$Date[i]  # Get the date of the top 50th event
  get_rain_duration(Greenville_raw, date)  # Calculate the rain duration for that event
})

# Add durations back to the top_50 dataframe
Boone_top_50$rain_event_duration <- Boone_durations
Greensboro_top_50$rain_event_duration <- Greensboro_durations
Greenville_top_50$rain_event_duration <- Greenville_durations

# Step 4: Calculate and print the average duration
Boone_average_duration <- mean(Boone_top_50$rain_event_duration)
print(paste("The average duration of the top 50 storm events in Boone is", Boone_average_duration, "days"))

Greenville_average_duration <- mean(Greenville_top_50$rain_event_duration)
print(paste("The average duration of the top 50 storm events in Greenville is", Greenville_average_duration, "days"))

Greensboro_average_duration <- mean(Greensboro_top_50$rain_event_duration)
print(paste("The average duration of the top 50 storm events in Greensboro is",Greensboro_average_duration, "days"))

## ---- chunk 34
# Boone_old <- Boone_max_storms %>% filter(year <= 2000)
# Boone_new <- Boone_max_storms %>% filter(year > 2000 & year <= 2016)
# 
# Greensboro_old <- Greensboro_max_storms %>% filter(year <= 2000)
# Greensboro_new <- Greensboro_max_storms %>% filter(year > 2000 & year <= 2016)
# 
# Greenville_old <- Greenville_max_storms %>% filter(year <= 2000)
# Greenville_new <- Greenville_max_storms %>% filter(year > 2000 & year <= 2016)
